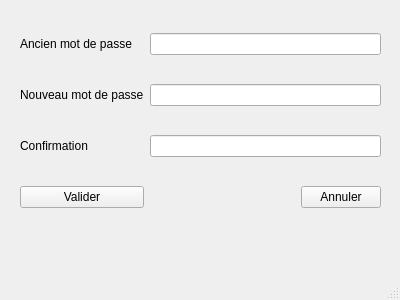
<?xml version="1.0" encoding="UTF-8"?>
<ui version="4.0">
 <class>MainWindow</class>
 <widget class="QMainWindow" name="MainWindow">
  <property name="geometry">
   <rect>
    <x>0</x>
    <y>0</y>
    <width>400</width>
    <height>300</height>
   </rect>
  </property>
  <property name="minimumSize">
   <size>
    <width>400</width>
    <height>300</height>
   </size>
  </property>
  <property name="maximumSize">
   <size>
    <width>400</width>
    <height>300</height>
   </size>
  </property>
  <property name="windowTitle">
   <string>Modifcation mot de passe</string>
  </property>
  <widget class="QWidget" name="centralwidget">
   <widget class="QWidget" name="gridLayoutWidget_2">
    <property name="geometry">
     <rect>
      <x>20</x>
      <y>10</y>
      <width>361</width>
      <height>221</height>
     </rect>
    </property>
    <layout class="QGridLayout" name="gridLayout_2">
     <item row="2" column="1">
      <widget class="QLineEdit" name="txtConfirmation"/>
     </item>
     <item row="1" column="0">
      <widget class="QLabel" name="label">
       <property name="text">
        <string>Nouveau mot de passe</string>
       </property>
      </widget>
     </item>
     <item row="3" column="0">
      <widget class="QPushButton" name="Valider">
       <property name="text">
        <string>Valider</string>
       </property>
      </widget>
     </item>
     <item row="1" column="1">
      <widget class="QLineEdit" name="txtNouveauMdp"/>
     </item>
     <item row="0" column="0">
      <widget class="QLabel" name="label_3">
       <property name="text">
        <string>Ancien mot de passe</string>
       </property>
      </widget>
     </item>
     <item row="3" column="1">
      <layout class="QHBoxLayout" name="horizontalLayout_3">
       <item>
        <spacer name="horizontalSpacer">
         <property name="orientation">
          <enum>Qt::Horizontal</enum>
         </property>
         <property name="sizeHint" stdset="0">
          <size>
           <width>40</width>
           <height>20</height>
          </size>
         </property>
        </spacer>
       </item>
       <item>
        <widget class="QPushButton" name="Annuler">
         <property name="text">
          <string>Annuler</string>
         </property>
        </widget>
       </item>
      </layout>
     </item>
     <item row="2" column="0">
      <widget class="QLabel" name="label_4">
       <property name="text">
        <string>Confirmation</string>
       </property>
      </widget>
     </item>
     <item row="0" column="1">
      <widget class="QLineEdit" name="txtAncienMdp"/>
     </item>
    </layout>
   </widget>
  </widget>
  <widget class="QMenuBar" name="menubar">
   <property name="geometry">
    <rect>
     <x>0</x>
     <y>0</y>
     <width>400</width>
     <height>22</height>
    </rect>
   </property>
  </widget>
  <widget class="QStatusBar" name="statusbar"/>
 </widget>
 <resources/>
 <connections/>
</ui>
